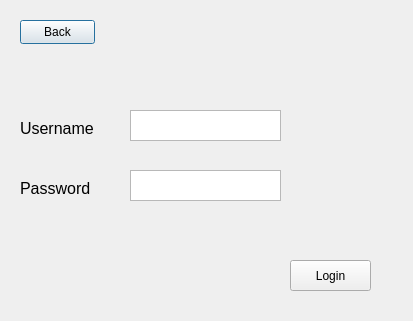
<?xml version="1.0" encoding="UTF-8"?>
<ui version="4.0">
 <class>LoginPage</class>
 <widget class="QDialog" name="LoginPage">
  <property name="geometry">
   <rect>
    <x>0</x>
    <y>0</y>
    <width>413</width>
    <height>321</height>
   </rect>
  </property>
  <property name="windowTitle">
   <string>Dialog</string>
  </property>
  <widget class="QPushButton" name="BackToMainPageBtn">
   <property name="geometry">
    <rect>
     <x>20</x>
     <y>20</y>
     <width>75</width>
     <height>24</height>
    </rect>
   </property>
   <property name="text">
    <string>Back</string>
   </property>
  </widget>
  <widget class="QTextEdit" name="LoginUsername">
   <property name="geometry">
    <rect>
     <x>130</x>
     <y>110</y>
     <width>151</width>
     <height>31</height>
    </rect>
   </property>
  </widget>
  <widget class="QLabel" name="label">
   <property name="geometry">
    <rect>
     <x>20</x>
     <y>120</y>
     <width>111</width>
     <height>16</height>
    </rect>
   </property>
   <property name="font">
    <font>
     <pointsize>12</pointsize>
    </font>
   </property>
   <property name="text">
    <string>Username</string>
   </property>
  </widget>
  <widget class="QTextEdit" name="LoginPassword">
   <property name="geometry">
    <rect>
     <x>130</x>
     <y>170</y>
     <width>151</width>
     <height>31</height>
    </rect>
   </property>
  </widget>
  <widget class="QLabel" name="label_2">
   <property name="geometry">
    <rect>
     <x>20</x>
     <y>180</y>
     <width>111</width>
     <height>16</height>
    </rect>
   </property>
   <property name="font">
    <font>
     <pointsize>12</pointsize>
    </font>
   </property>
   <property name="text">
    <string>Password</string>
   </property>
  </widget>
  <widget class="QPushButton" name="LoginToAccBtn">
   <property name="geometry">
    <rect>
     <x>290</x>
     <y>260</y>
     <width>81</width>
     <height>31</height>
    </rect>
   </property>
   <property name="text">
    <string>Login</string>
   </property>
  </widget>
  <widget class="QLabel" name="Isfound_Label">
   <property name="geometry">
    <rect>
     <x>60</x>
     <y>240</y>
     <width>101</width>
     <height>61</height>
    </rect>
   </property>
   <property name="text">
    <string/>
   </property>
  </widget>
 </widget>
 <resources/>
 <connections/>
</ui>
